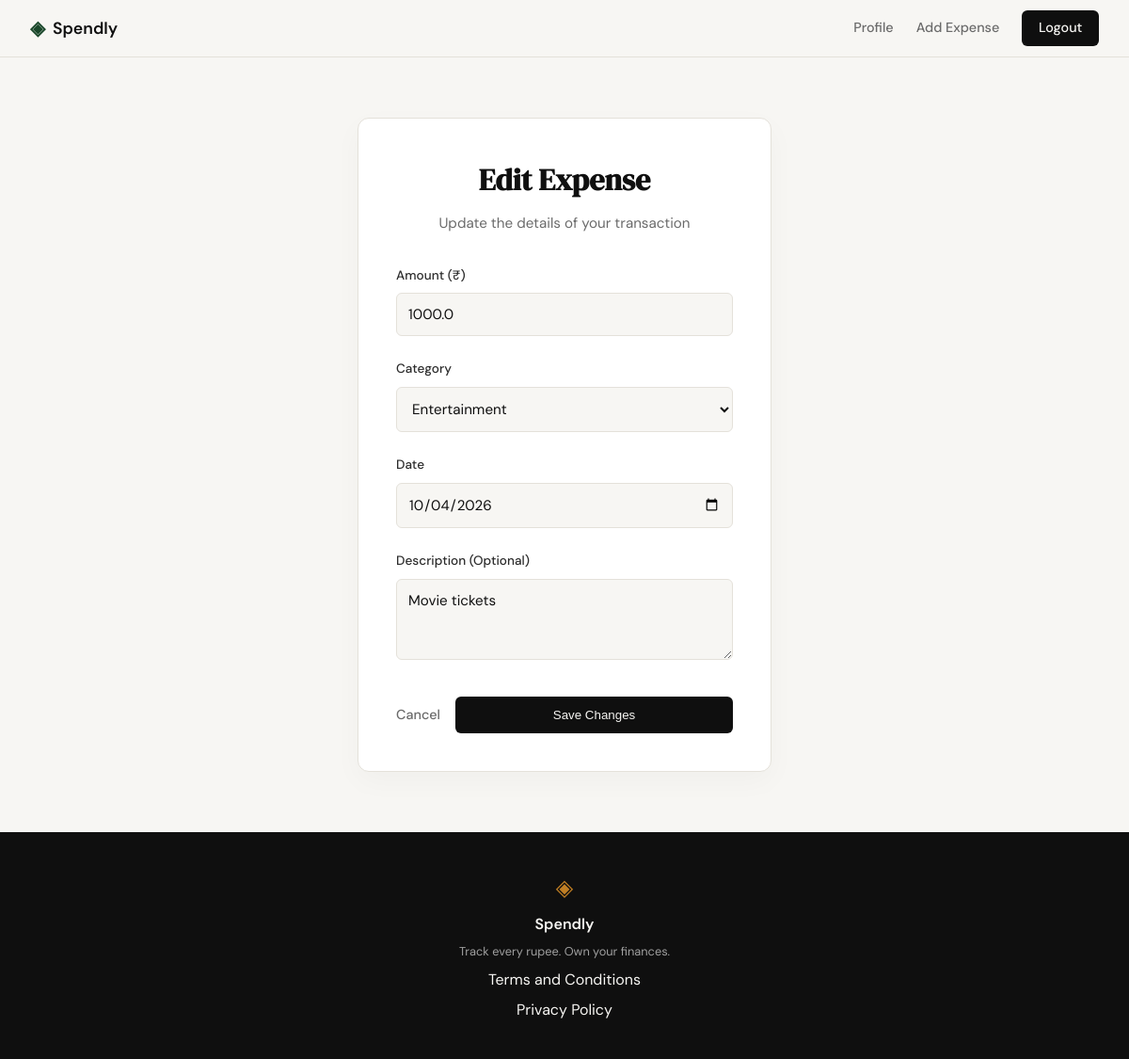
The app's page /expenses/19/edit (signed in), older data.
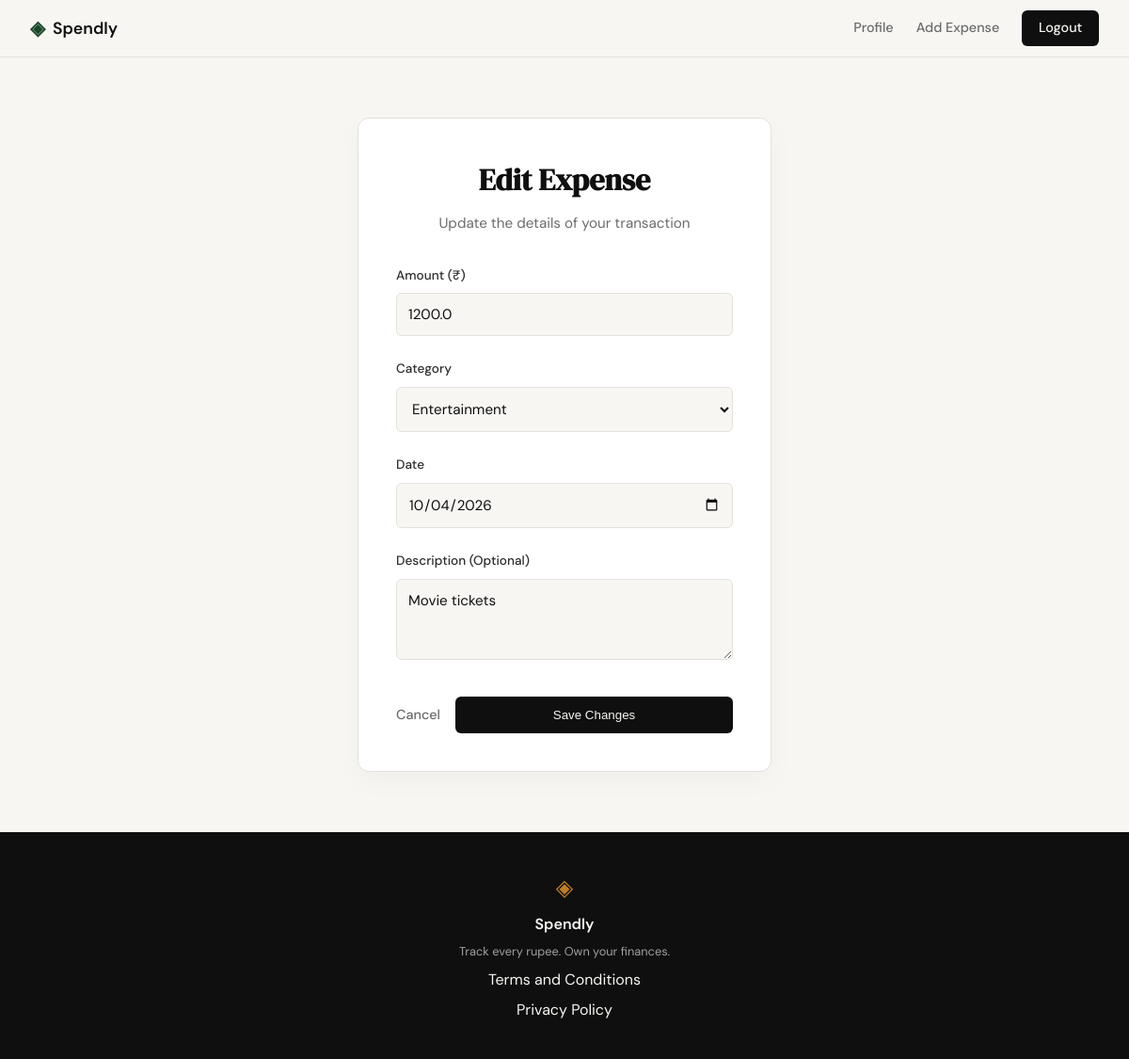
The same page, newer data.
### tables this page shows
CREATE TABLE expenses (
                id INTEGER PRIMARY KEY AUTOINCREMENT,
                user_id INTEGER NOT NULL,
                amount REAL NOT NULL,
                category TEXT NOT NULL,
                date TEXT NOT NULL,
                description TEXT,
                created_at TEXT DEFAULT (datetime('now')),
                FOREIGN KEY (user_id) REFERENCES users (id)
            );

### app.py (the view, shortened to what this page needs)
@app.route("/expenses/<int:id>/edit", methods=["GET", "POST"])
@login_required
def edit_expense(id):
    uid = session["user_id"]
    expense = get_expense_by_id(id, uid)
    if not expense:
        abort(404)
    allowed_categories = [
        "Food",
        "Transport",
        "Bills",
        "Health",
        "Entertainment",
        "Shopping",
        "Other",
    ]
    return render_template(
        "edit_expense.html", expense=expense, categories=allowed_categories
    )

### app.py (called while the page is built)
def login_required(f):
    @wraps(f)
    def decorated_function(*args, **kwargs):
        if "user_id" not in session:
            flash("Please sign in to access this page.")
            return redirect(url_for("login"))
        return f(*args, **kwargs)
    return decorated_function

### database/db.py (called while the page is built)
def get_db():
    conn = sqlite3.connect(DB_PATH)
    conn.row_factory = sqlite3.Row
    conn.execute("PRAGMA foreign_keys = ON")
    return conn

### database/queries.py (called while the page is built)
def get_expense_by_id(expense_id, user_id):
    with get_db() as conn:
        row = conn.execute(
            "SELECT id, amount, category, date, description FROM expenses WHERE id = ? AND user_id = ?",
            (expense_id, user_id),
        ).fetchone()
        return row

### templates/edit_expense.html (shortened to what this page needs)
{% extends "base.html" %}
{% block content %}
<div class="edit-expense-container">
    <div class="form-card">
        <h1>Edit Expense</h1>
        <p class="form-subtitle">Update the details of your transaction</p>
        <form action="{{ url_for('edit_expense', id=expense.id) }}" method="POST" class="expense-form">
            <div class="form-group">
                <label for="amount">Amount (₹)</label>
                <input type="number" id="amount" name="amount" step="0.01" min="0.01"
                       class="form-input" value="{{ request.form.get('amount', expense.amount) }}" required
                       placeholder="0.00">
            </div>
            <div class="form-group">
                <label for="category">Category</label>
                <select id="category" name="category" required>
                    {% for cat in categories %}
                        <option value="{{ cat }}" {% if request.form.get('category', expense.category) == cat %}selected{% endif %}>{{ cat }}</option>
                    {% endfor %}
                </select>
            </div>
            <div class="form-group">
                <label for="date">Date</label>
                <input type="date" id="date" name="date" class="form-input"
                       value="{{ request.form.get('date', expense.date) }}" required>
            </div>
            <div class="form-group">
                <label for="description">Description (Optional)</label>
                <textarea id="description" name="description" rows="3"
                          placeholder="What was this for?">{{ request.form.get('description', expense.description or '') }}</textarea>
            </div>
            <div class="form-actions">
                <a href="{{ url_for('profile') }}" class="btn-cancel">Cancel</a>
                <button type="submit" class="btn-save">Save Changes</button>
            </div>
        </form>
    </div>
</div>
{% endblock %}

Row changes from the older to the newer data that the page shows:
changed expenses "Entertainment": amount "1000.0" → "1200.0"
